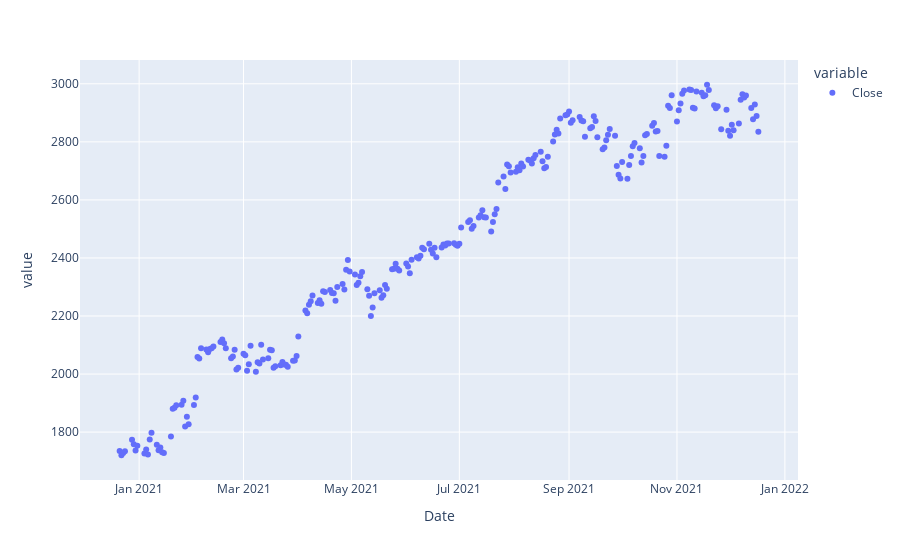

Write notebook code for a chart like this one.
### Code cell
pl.scatter(X)

### Figure 1 — Plotly figure (JSON) as saved in the notebook; plotly's stock layout.template omitted (floating-point values rounded to 4 significant figures; data arrays with more than 128 entries replaced by an {"elided": "..."} marker saying what was removed)
{"data": [{"hovertemplate": "variable=Close<br>Date=%{x}<br>value=%{y}<extra></extra>", "legendgroup": "Close", "marker": {"color": "#636efa", "symbol": "circle"}, "mode": "markers", "name": "Close", "orientation": "v", "showlegend": true, "type": "scatter", "x": {"elided": "251 str values"}, "xaxis": "x", "y": {"elided": "251 float values"}, "yaxis": "y"}], "layout": {"legend": {"title": {"text": "variable"}, "tracegroupgap": 0}, "margin": {"t": 60}, "xaxis": {"anchor": "y", "domain": [0, 1], "title": {"text": "Date"}}, "yaxis": {"anchor": "x", "domain": [0, 1], "title": {"text": "value"}}}}
